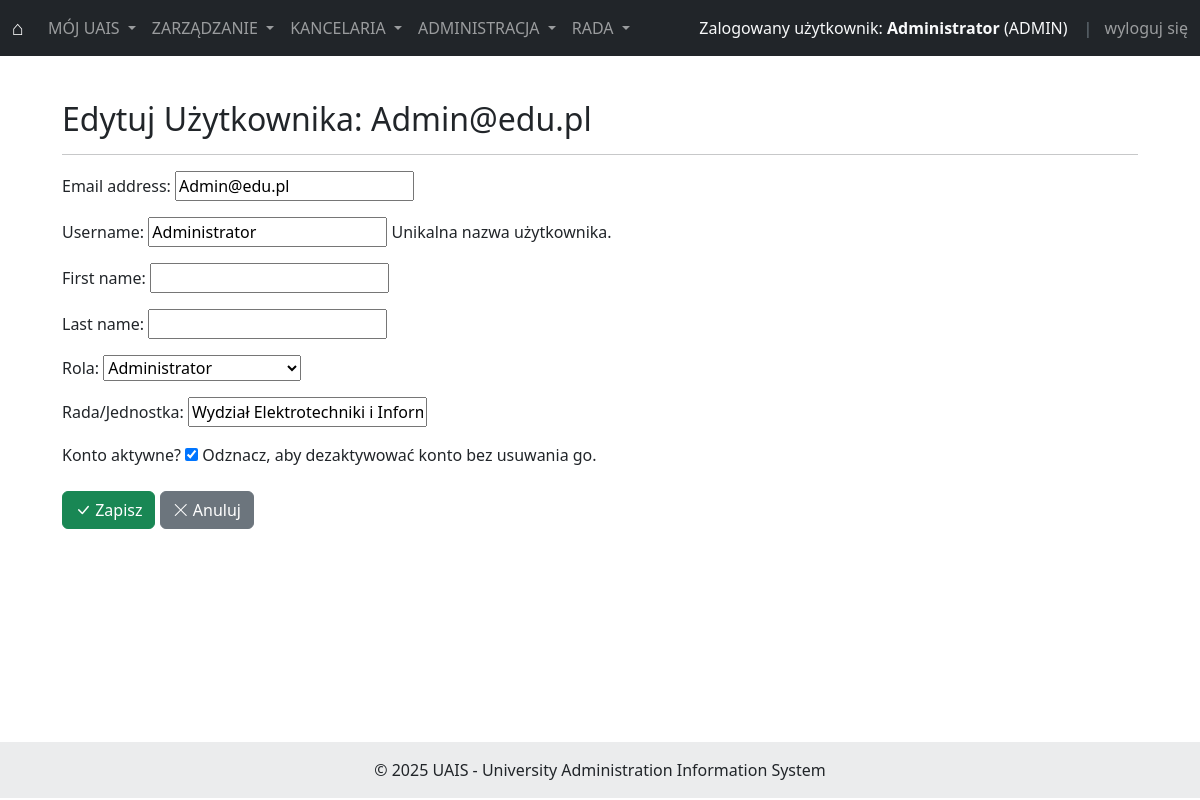
Page /manage/users/1/edit/ (signed in) on the earlier database version.
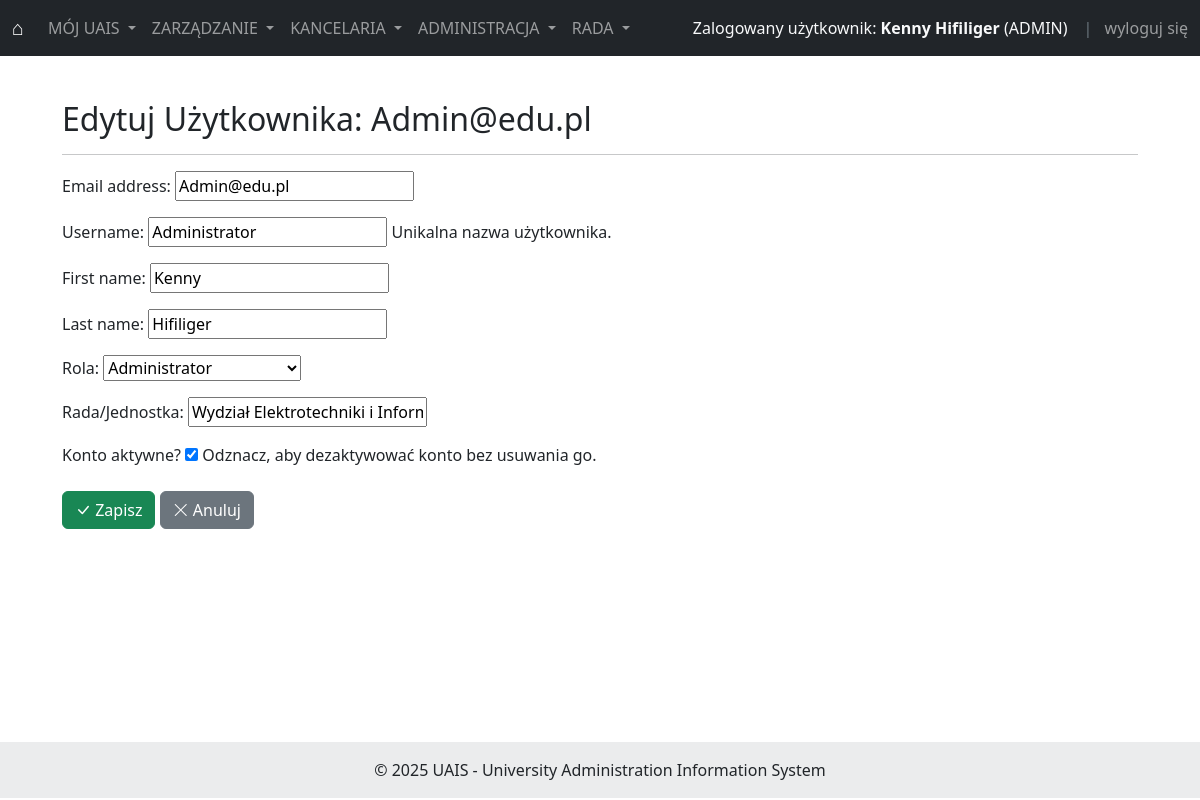
Same page on the later database version.
### users/models.py (models this page shows, shortened)
class User(AbstractUser):
    class Role(models.TextChoices):
        ADMIN = 'ADMIN', _('Administrator')
        PRAWNIK = 'PRAWNIK', _('Radca prawny')
        OBSLUGA = 'OBSLUGA', _('Pomoc administracyjna') # Zmieniona nazwa wyświetlana
        RADA = 'RADA', _('Zarząd Rady Dyscypliny')     # Zmieniona nazwa wyświetlana
    role = models.CharField(
        _('Rola'),
        max_length=50,
        choices=Role.choices,
        null=True,
        blank=True
    )
    rada_wydzialu = models.CharField(
        _('Rada/Jednostka'),
        max_length=255,
        blank=True, # Pole może być puste
        default='Wydział Elektrotechniki i Informatyki' # Domyślna wartość
    )
    email = models.EmailField(_('email address'), unique=True)
    USERNAME_FIELD = 'email'
    REQUIRED_FIELDS = ['username']

### management/views.py (the view, shortened to what this page needs)
# urls.py: path('users/<int:pk>/edit/', UserUpdateView.as_view(), name='user_update'),
class UserUpdateView(LoginRequiredMixin, UserPassesTestMixin, UpdateView):
    model = User
    form_class = UserUpdateForm # Używamy formularza edycji
    template_name = 'management/user_form.html' # Ten sam szablon co dla tworzenia
    success_url = reverse_lazy('management:user_list') # Po edycji wracamy na listę
    def test_func(self):
        return self.request.user.role == User.Role.ADMIN or self.request.user.is_superuser
    def get_context_data(self, **kwargs):
        context = super().get_context_data(**kwargs)
        context['title'] = f'Edytuj Użytkownika: {self.object.email}'
        return context

### management/forms.py
class UserUpdateForm(forms.ModelForm):
    class Meta:
        model = User
        fields = ['email', 'username', 'first_name', 'last_name', 'role', 'rada_wydzialu', 'is_active']
        labels = {
            'is_active': 'Konto aktywne?'
        }
        help_texts = {
            'is_active': 'Odznacz, aby dezaktywować konto bez usuwania go.',
            'username': 'Unikalna nazwa użytkownika.'
        }

### templates/management/user_form.html (shortened to what this page needs)
{% extends 'base.html' %}
{% load static %}
{% block content %}
<div class="container mt-4">
    <h2>{{ title|default:"Formularz Użytkownika" }}</h2>
    <hr>
    <form method="post" novalidate>
        {{ form.as_p }}
        <div class="mt-4">
            <button type="submit" class="btn btn-success">
                <i class="bi bi-check-lg"></i> Zapisz
            </button>
            <a href="{% url 'management:user_list' %}" class="btn btn-secondary">
                <i class="bi bi-x-lg"></i> Anuluj
            </a>
        </div>
    </form>
</div>
{% endblock %}

### templates/base.html (shortened to what the changed rows need)
<!doctype html>
<html lang="pl">
<head>
    <link href="https://cdn.jsdelivr.net/npm/bootstrap@5.3.3/dist/css/bootstrap.min.css" rel="stylesheet">
    <link rel="stylesheet" href="https://cdn.jsdelivr.net/npm/bootstrap-icons@1.11.3/font/bootstrap-icons.min.css">
</head>
<body>
<nav class="navbar navbar-expand-lg navbar-dark bg-dark fixed-top">
    <div class="container-fluid">
        <div class="collapse navbar-collapse" id="navbarNavDropdown">
            <ul class="navbar-nav ms-auto mb-2 mb-lg-0 align-items-center">
                {% if user.is_authenticated %}
                    <li class="nav-item text-light me-3">
                        Zalogowany użytkownik:
                        <strong>{% if user.first_name and user.last_name %}{{ user.first_name }} {{ user.last_name }}{% else %}{{ user.username }}{% endif %}</strong>
                        ({% if user.role %}{{ user.role|upper }}{% else %}BRAK ROLI{% endif %})
                    </li>
                    <li class="nav-item">
                        <span class="text-secondary me-2">|</span>
                        <form class="d-inline" method="post" action="{% url 'logout' %}">
                        </form>
                    </li>
                {% else %}
                    <li class="nav-item">
                        <a class="nav-link {% if request.resolver_match.url_name == 'login' %}active{% endif %}" href="{% url 'login' %}">Zaloguj się</a>
                    </li>
                {% endif %}
            </ul></div></div></nav>
<div class="container content-wrapper">
    {% block content %}
    {% endblock %}
</div>
</body>
</html>

Differences in the rows shown:
changed User "ADMIN": first_name (not shown) → "Kenny"; last_name (not shown) → "Hifiliger"; username "Administrator" → (not shown)
